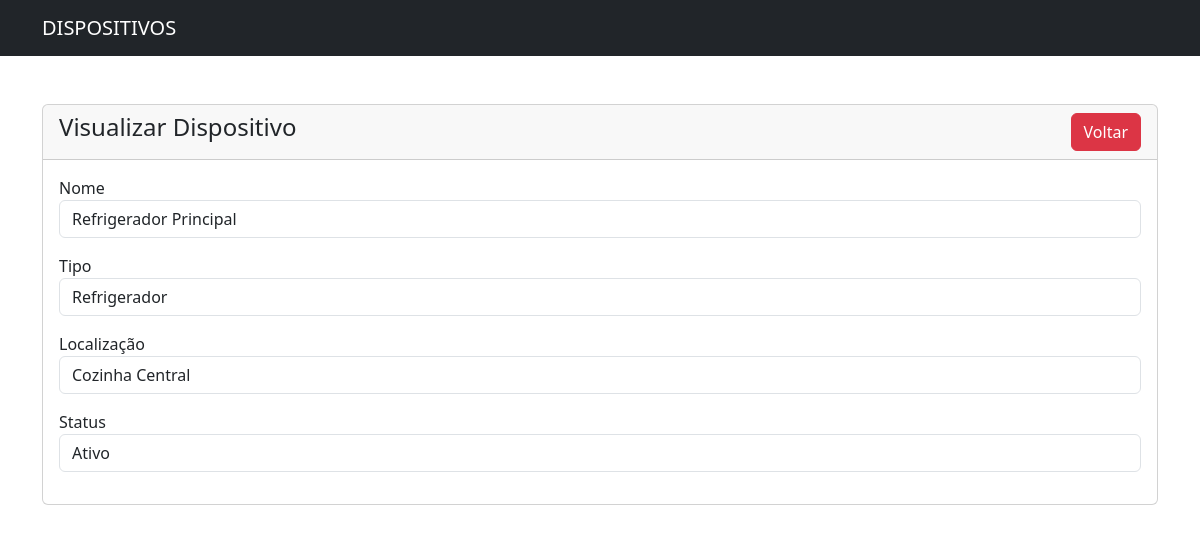
The page /controller/dispositivos-read.php?id=1 on the database its author committed.
### tables this page shows
CREATE TABLE IF NOT EXISTS Dispositivo (
    id INT AUTO_INCREMENT PRIMARY KEY,
    nome VARCHAR(100) NOT NULL,
    tipo VARCHAR(50) NOT NULL,
    localizacao VARCHAR(100) NOT NULL,
    status ENUM('Ativo', 'Inativo', 'Manutenção') DEFAULT 'Ativo',
    data_cadastro TIMESTAMP DEFAULT CURRENT_TIMESTAMP
);

### controller/dispositivos-read.php (the view, shortened to what this page needs)
<?php
    require_once("../config.php");
?>
<!doctype html>
<html lang="pt-BR">
  <head>
    <link href="https://cdn.jsdelivr.net/npm/bootstrap@5.3.8/dist/css/bootstrap.min.css" rel="stylesheet">
  </head>
  <body>
    <?php include '../view/navbarD.php' ?>
    <div class="container mt-5">
        <div class="row">
            <div class="col-md-12">
                <div class="card">
                    <div class="card-header">
                        <h4>Visualizar Dispositivo
                            <a href="../view/Dispositivos.php" class="btn btn-danger float-end">Voltar</a>
                        </h4>
                    </div>
                    <div class="card-body">
                        <?php
                        if(isset($_GET['id'])) {
                            $dispositivo_id = mysqli_real_escape_string($conexao, $_GET['id']);
                            $sql = "SELECT * FROM Dispositivo WHERE id = '$dispositivo_id'";
                            $query = mysqli_query($conexao, $sql);
                            if(mysqli_num_rows($query) > 0) {
                                $row = mysqli_fetch_array($query);
                        ?>
                        <div class="mb-3">
                            <label>Nome</label>
                            <p class="form-control"><?= $row['nome']; ?></p>
                            <label>Tipo</label>
                            <p class="form-control"><?= $row['tipo']; ?></p>
                            <label>Localização</label>
                            <p class="form-control"><?= $row['localizacao']; ?></p>
                            <label>Status</label>
                            <p class="form-control"><?= $row['status']; ?></p>
                        </div>
                        <?php
                            } else {
                                echo '<h5>Nenhum dispositivo encontrado</h5>';
                            }
                        }
                        ?>
                    </div>
                </div>
            </div>
        </div>
    </div>
  </body>
</html>

### rows shown on the page
dispositivo: nome "Refrigerador Principal", tipo "Refrigerador", localizacao "Cozinha Central", status "Ativo"
